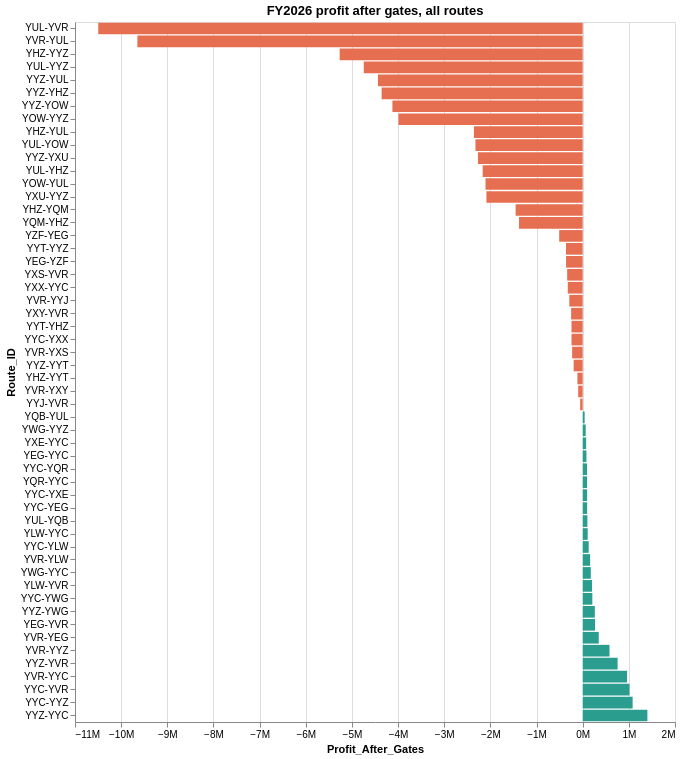

Write notebook code for a chart like this one.
### Code cell
alt.Chart(r26).mark_bar().encode(
    y=alt.Y("Route_ID:N", sort="x"), x=alt.X("Profit_After_Gates:Q", axis=alt.Axis(format="~s")),
    color=alt.condition(alt.datum.Profit_After_Gates >= 0, alt.value("#2A9D8F"), alt.value("#E76F51")),
    tooltip=["Route_ID", "Route_Type", "Flights", alt.Tooltip("Profit_After_Gates:Q", format=",.0f")]
).properties(title="FY2026 profit after gates, all routes", width=600, height=700)

### Figure 1 — Vega-Lite specification as saved in the notebook (floating-point values rounded to 4 significant figures)
{"config": {"view": {"continuousWidth": 300, "continuousHeight": 300}}, "data": {"name": "data-f064aa60cb917a984f42ff4d90ea4d02"}, "mark": {"type": "bar"}, "encoding": {"color": {"condition": {"test": "(datum.Profit_After_Gates >= 0)", "value": "#2A9D8F"}, "value": "#E76F51"}, "tooltip": [{"field": "Route_ID", "type": "nominal"}, {"field": "Route_Type", "type": "nominal"}, {"field": "Flights", "type": "quantitative"}, {"field": "Profit_After_Gates", "format": ",.0f", "type": "quantitative"}], "x": {"axis": {"format": "~s"}, "field": "Profit_After_Gates", "type": "quantitative"}, "y": {"field": "Route_ID", "sort": "x", "type": "nominal"}}, "height": 700, "title": "FY2026 profit after gates, all routes", "width": 600, "$schema": "https://vega.github.io/schema/vega-lite/v6.4.1.json", "datasets": {"data-f064aa60cb917a984f42ff4d90ea4d02": [{"Fiscal_Year": 2026, "Route_ID": "YEG-YVR", "Revenue": 4406000.0, "Flights": 212, "Flight_Costs": 3980000.0, "Gate_Costs": 157300.0, "Profit_Before_Gates": 425400.0, "Profit_After_Gates": 268000.0, "Margin_%": 6.084, "Profit_per_Flight": 1264.0, "Origin": "YEG", "Dest": "YVR", "Route_Type": "Hub-Regional"}, {"Fiscal_Year": 2026, "Route_ID": "YEG-YYC", "Revenue": 2596000.0, "Flights": 384, "Flight_Costs": 2229000.0, "Gate_Costs": 285000.0, "Profit_Before_Gates": 366400.0, "Profit_After_Gates": 81350.0, "Margin_%": 3.134, "Profit_per_Flight": 211.8, "Origin": "YEG", "Dest": "YYC", "Route_Type": "Hub-Regional"}, {"Fiscal_Year": 2026, "Route_ID": "YEG-YZF", "Revenue": 1562000.0, "Flights": 88, "Flight_Costs": 1857000.0, "Gate_Costs": 65310.0, "Profit_Before_Gates": -295100.0, "Profit_After_Gates": -360400.0, "Margin_%": -23.07, "Profit_per_Flight": -4095.0, "Origin": "YEG", "Dest": "YZF", "Route_Type": "Regional-Regional"}, {"Fiscal_Year": 2026, "Route_ID": "YHZ-YQM", "Revenue": 594400.0, "Flights": 332, "Flight_Costs": 1807000.0, "Gate_Costs": 240600.0, "Profit_Before_Gates": -1213000.0, "Profit_After_Gates": -1454000.0, "Margin_%": -244.5, "Profit_per_Flight": -4378.0, "Origin": "YHZ", "Dest": "YQM", "Route_Type": "Regional-Regional"}, {"Fiscal_Year": 2026, "Route_ID": "YHZ-YUL", "Revenue": 2009000.0, "Flights": 224, "Flight_Costs": 4203000.0, "Gate_Costs": 162300.0, "Profit_Before_Gates": -2194000.0, "Profit_After_Gates": -2356000.0, "Margin_%": -117.3, "Profit_per_Flight": -10520.0, "Origin": "YHZ", "Dest": "YUL", "Route_Type": "Hub-Regional"}, {"Fiscal_Year": 2026, "Route_ID": "YHZ-YYT", "Revenue": 1242000.0, "Flights": 72, "Flight_Costs": 1304000.0, "Gate_Costs": 52180.0, "Profit_Before_Gates": -62200.0, "Profit_After_Gates": -114400.0, "Margin_%": -9.213, "Profit_per_Flight": -1589.0, "Origin": "YHZ", "Dest": "YYT", "Route_Type": "Regional-Regional"}, {"Fiscal_Year": 2026, "Route_ID": "YHZ-YYZ", "Revenue": 4768000.0, "Flights": 372, "Flight_Costs": 9764000.0, "Gate_Costs": 269600.0, "Profit_Before_Gates": -4996000.0, "Profit_After_Gates": -5266000.0, "Margin_%": -110.4, "Profit_per_Flight": -14150.0, "Origin": "YHZ", "Dest": "YYZ", "Route_Type": "Hub-Regional"}, {"Fiscal_Year": 2026, "Route_ID": "YLW-YVR", "Revenue": 2738000.0, "Flights": 395, "Flight_Costs": 2387000.0, "Gate_Costs": 148600.0, "Profit_Before_Gates": 351200.0, "Profit_After_Gates": 202700.0, "Margin_%": 7.401, "Profit_per_Flight": 513.1, "Origin": "YLW", "Dest": "YVR", "Route_Type": "Hub-Regional"}, {"Fiscal_Year": 2026, "Route_ID": "YLW-YYC", "Revenue": 1269000.0, "Flights": 162, "Flight_Costs": 1100000.0, "Gate_Costs": 60930.0, "Profit_Before_Gates": 169400.0, "Profit_After_Gates": 108400.0, "Margin_%": 8.544, "Profit_per_Flight": 669.3, "Origin": "YLW", "Dest": "YYC", "Route_Type": "Hub-Regional"}, {"Fiscal_Year": 2026, "Route_ID": "YOW-YUL", "Revenue": 956800.0, "Flights": 544, "Flight_Costs": 2910000.0, "Gate_Costs": 152800.0, "Profit_Before_Gates": -1953000.0, "Profit_After_Gates": -2106000.0, "Margin_%": -220.1, "Profit_per_Flight": -3871.0, "Origin": "YOW", "Dest": "YUL", "Route_Type": "Hub-Regional"}, {"Fiscal_Year": 2026, "Route_ID": "YOW-YYZ", "Revenue": 3457000.0, "Flights": 1038, "Flight_Costs": 7157000.0, "Gate_Costs": 291600.0, "Profit_Before_Gates": -3701000.0, "Profit_After_Gates": -3992000.0, "Margin_%": -115.5, "Profit_per_Flight": -3846.0, "Origin": "YOW", "Dest": "YYZ", "Route_Type": "Hub-Regional"}, {"Fiscal_Year": 2026, "Route_ID": "YQB-YUL", "Revenue": 1407000.0, "Flights": 205, "Flight_Costs": 1187000.0, "Gate_Costs": 177000.0, "Profit_Before_Gates": 219900.0, "Profit_After_Gates": 42920.0, "Margin_%": 3.05, "Profit_per_Flight": 209.4, "Origin": "YQB", "Dest": "YUL", "Route_Type": "Hub-Regional"}, {"Fiscal_Year": 2026, "Route_ID": "YQM-YHZ", "Revenue": 584800.0, "Flights": 336, "Flight_Costs": 1805000.0, "Gate_Costs": 159500.0, "Profit_Before_Gates": -1220000.0, "Profit_After_Gates": -1379000.0, "Margin_%": -235.9, "Profit_per_Flight": -4105.0, "Origin": "YQM", "Dest": "YHZ", "Route_Type": "Regional-Regional"}, {"Fiscal_Year": 2026, "Route_ID": "YQR-YYC", "Revenue": 1910000.0, "Flights": 153, "Flight_Costs": 1650000.0, "Gate_Costs": 165100.0, "Profit_Before_Gates": 260200.0, "Profit_After_Gates": 95160.0, "Margin_%": 4.982, "Profit_per_Flight": 621.9, "Origin": "YQR", "Dest": "YYC", "Route_Type": "Hub-Regional"}, {"Fiscal_Year": 2026, "Route_ID": "YUL-YHZ", "Revenue": 1857000.0, "Flights": 228, "Flight_Costs": 3886000.0, "Gate_Costs": 137600.0, "Profit_Before_Gates": -2029000.0, "Profit_After_Gates": -2167000.0, "Margin_%": -116.7, "Profit_per_Flight": -9504.0, "Origin": "YUL", "Dest": "YHZ", "Route_Type": "Hub-Regional"}, {"Fiscal_Year": 2026, "Route_ID": "YUL-YOW", "Revenue": 958400.0, "Flights": 546, "Flight_Costs": 2952000.0, "Gate_Costs": 329500.0, "Profit_Before_Gates": -1994000.0, "Profit_After_Gates": -2323000.0, "Margin_%": -242.4, "Profit_per_Flight": -4255.0, "Origin": "YUL", "Dest": "YOW", "Route_Type": "Hub-Regional"}, {"Fiscal_Year": 2026, "Route_ID": "YUL-YQB", "Revenue": 1577000.0, "Flights": 233, "Flight_Costs": 1335000.0, "Gate_Costs": 140600.0, "Profit_Before_Gates": 242100.0, "Profit_After_Gates": 101500.0, "Margin_%": 6.435, "Profit_per_Flight": 435.6, "Origin": "YUL", "Dest": "YQB", "Route_Type": "Hub-Regional"}, {"Fiscal_Year": 2026, "Route_ID": "YUL-YVR", "Revenue": 9318000.0, "Flights": 306, "Flight_Costs": 19630000.0, "Gate_Costs": 184700.0, "Profit_Before_Gates": -10310000.0, "Profit_After_Gates": -10500000.0, "Margin_%": -112.6, "Profit_per_Flight": -34300.0, "Origin": "YUL", "Dest": "YVR", "Route_Type": "Hub-Hub"}, {"Fiscal_Year": 2026, "Route_ID": "YUL-YYZ", "Revenue": 4428000.0, "Flights": 628, "Flight_Costs": 8792000.0, "Gate_Costs": 379000.0, "Profit_Before_Gates": -4364000.0, "Profit_After_Gates": -4743000.0, "Margin_%": -107.1, "Profit_per_Flight": -7553.0, "Origin": "YUL", "Dest": "YYZ", "Route_Type": "Hub-Hub"}, {"Fiscal_Year": 2026, "Route_ID": "YVR-YEG", "Revenue": 4104000.0, "Flights": 208, "Flight_Costs": 3588000.0, "Gate_Costs": 168700.0, "Profit_Before_Gates": 516600.0, "Profit_After_Gates": 348000.0, "Margin_%": 8.479, "Profit_per_Flight": 1673.0, "Origin": "YVR", "Dest": "YEG", "Route_Type": "Hub-Regional"}, {"Fiscal_Year": 2026, "Route_ID": "YVR-YLW", "Revenue": 2879000.0, "Flights": 405, "Flight_Costs": 2389000.0, "Gate_Costs": 328400.0, "Profit_Before_Gates": 489300.0, "Profit_After_Gates": 160900.0, "Margin_%": 5.59, "Profit_per_Flight": 397.3, "Origin": "YVR", "Dest": "YLW", "Route_Type": "Hub-Regional"}, {"Fiscal_Year": 2026, "Route_ID": "YVR-YUL", "Revenue": 8495000.0, "Flights": 314, "Flight_Costs": 17890000.0, "Gate_Costs": 254600.0, "Profit_Before_Gates": -9394000.0, "Profit_After_Gates": -9649000.0, "Margin_%": -113.6, "Profit_per_Flight": -30730.0, "Origin": "YVR", "Dest": "YUL", "Route_Type": "Hub-Hub"}, {"Fiscal_Year": 2026, "Route_ID": "YVR-YXS", "Revenue": 1170000.0, "Flights": 150, "Flight_Costs": 1277000.0, "Gate_Costs": 121600.0, "Profit_Before_Gates": -107400.0, "Profit_After_Gates": -229100.0, "Margin_%": -19.59, "Profit_per_Flight": -1527.0, "Origin": "YVR", "Dest": "YXS", "Route_Type": "Hub-Regional"}, {"Fiscal_Year": 2026, "Route_ID": "YVR-YXY", "Revenue": 2014000.0, "Flights": 72, "Flight_Costs": 2053000.0, "Gate_Costs": 58380.0, "Profit_Before_Gates": -39410.0, "Profit_After_Gates": -97790.0, "Margin_%": -4.856, "Profit_per_Flight": -1358.0, "Origin": "YVR", "Dest": "YXY", "Route_Type": "Hub-Regional"}, {"Fiscal_Year": 2026, "Route_ID": "YVR-YYC", "Revenue": 6403000.0, "Flights": 334, "Flight_Costs": 5170000.0, "Gate_Costs": 270800.0, "Profit_Before_Gates": 1233000.0, "Profit_After_Gates": 962400.0, "Margin_%": 15.03, "Profit_per_Flight": 2881.0, "Origin": "YVR", "Dest": "YYC", "Route_Type": "Hub-Hub"}, {"Fiscal_Year": 2026, "Route_ID": "YVR-YYJ", "Revenue": 2654000.0, "Flights": 499, "Flight_Costs": 2540000.0, "Gate_Costs": 404600.0, "Profit_Before_Gates": 114400.0, "Profit_After_Gates": -290200.0, "Margin_%": -10.94, "Profit_per_Flight": -581.6, "Origin": "YVR", "Dest": "YYJ", "Route_Type": "Hub-Regional"}, {"Fiscal_Year": 2026, "Route_ID": "YVR-YYZ", "Revenue": 16900000.0, "Flights": 307, "Flight_Costs": 16070000.0, "Gate_Costs": 248900.0, "Profit_Before_Gates": 829800.0, "Profit_After_Gates": 580900.0, "Margin_%": 3.437, "Profit_per_Flight": 1892.0, "Origin": "YVR", "Dest": "YYZ", "Route_Type": "Hub-Hub"}, {"Fiscal_Year": 2026, "Route_ID": "YWG-YYC", "Revenue": 3207000.0, "Flights": 118, "Flight_Costs": 2924000.0, "Gate_Costs": 107000.0, "Profit_Before_Gates": 282600.0, "Profit_After_Gates": 175600.0, "Margin_%": 5.477, "Profit_per_Flight": 1488.0, "Origin": "YWG", "Dest": "YYC", "Route_Type": "Hub-Regional"}, {"Fiscal_Year": 2026, "Route_ID": "YWG-YYZ", "Revenue": 3521000.0, "Flights": 125, "Flight_Costs": 3342000.0, "Gate_Costs": 113400.0, "Profit_Before_Gates": 178600.0, "Profit_After_Gates": 65210.0, "Margin_%": 1.852, "Profit_per_Flight": 521.6, "Origin": "YWG", "Dest": "YYZ", "Route_Type": "Hub-Regional"}, {"Fiscal_Year": 2026, "Route_ID": "YXE-YYC", "Revenue": 1719000.0, "Flights": 165, "Flight_Costs": 1475000.0, "Gate_Costs": 169400.0, "Profit_Before_Gates": 244200.0, "Profit_After_Gates": 74840.0, "Margin_%": 4.353, "Profit_per_Flight": 453.6, "Origin": "YXE", "Dest": "YYC", "Route_Type": "Hub-Regional"}, {"Fiscal_Year": 2026, "Route_ID": "YXS-YVR", "Revenue": 1184000.0, "Flights": 159, "Flight_Costs": 1360000.0, "Gate_Costs": 160600.0, "Profit_Before_Gates": -175500.0, "Profit_After_Gates": -336100.0, "Margin_%": -28.38, "Profit_per_Flight": -2114.0, "Origin": "YXS", "Dest": "YVR", "Route_Type": "Hub-Regional"}, {"Fiscal_Year": 2026, "Route_ID": "YXU-YYZ", "Revenue": 931900.0, "Flights": 530, "Flight_Costs": 2851000.0, "Gate_Costs": 167200.0, "Profit_Before_Gates": -1919000.0, "Profit_After_Gates": -2086000.0, "Margin_%": -223.8, "Profit_per_Flight": -3936.0, "Origin": "YXU", "Dest": "YYZ", "Route_Type": "Hub-Regional"}, {"Fiscal_Year": 2026, "Route_ID": "YXX-YYC", "Revenue": 1281000.0, "Flights": 153, "Flight_Costs": 1432000.0, "Gate_Costs": 172500.0, "Profit_Before_Gates": -150700.0, "Profit_After_Gates": -323300.0, "Margin_%": -25.23, "Profit_per_Flight": -2113.0, "Origin": "YXX", "Dest": "YYC", "Route_Type": "Hub-Regional"}, {"Fiscal_Year": 2026, "Route_ID": "YXY-YVR", "Revenue": 2091000.0, "Flights": 80, "Flight_Costs": 2186000.0, "Gate_Costs": 156100.0, "Profit_Before_Gates": -94560.0, "Profit_After_Gates": -250600.0, "Margin_%": -11.98, "Profit_per_Flight": -3133.0, "Origin": "YXY", "Dest": "YVR", "Route_Type": "Hub-Regional"}, {"Fiscal_Year": 2026, "Route_ID": "YYC-YEG", "Revenue": 2627000.0, "Flights": 392, "Flight_Costs": 2269000.0, "Gate_Costs": 262000.0, "Profit_Before_Gates": 358500.0, "Profit_After_Gates": 96500.0, "Margin_%": 3.673, "Profit_per_Flight": 246.2, "Origin": "YYC", "Dest": "YEG", "Route_Type": "Hub-Regional"}, {"Fiscal_Year": 2026, "Route_ID": "YYC-YLW", "Revenue": 1463000.0, "Flights": 165, "Flight_Costs": 1222000.0, "Gate_Costs": 110300.0, "Profit_Before_Gates": 240500.0, "Profit_After_Gates": 130200.0, "Margin_%": 8.902, "Profit_per_Flight": 789.2, "Origin": "YYC", "Dest": "YLW", "Route_Type": "Hub-Regional"}, {"Fiscal_Year": 2026, "Route_ID": "YYC-YQR", "Revenue": 1678000.0, "Flights": 154, "Flight_Costs": 1482000.0, "Gate_Costs": 102900.0, "Profit_Before_Gates": 195700.0, "Profit_After_Gates": 92750.0, "Margin_%": 5.528, "Profit_per_Flight": 602.3, "Origin": "YYC", "Dest": "YQR", "Route_Type": "Hub-Regional"}, {"Fiscal_Year": 2026, "Route_ID": "YYC-YVR", "Revenue": 7141000.0, "Flights": 350, "Flight_Costs": 5892000.0, "Gate_Costs": 233900.0, "Profit_Before_Gates": 1248000.0, "Profit_After_Gates": 1014000.0, "Margin_%": 14.2, "Profit_per_Flight": 2898.0, "Origin": "YYC", "Dest": "YVR", "Route_Type": "Hub-Hub"}, {"Fiscal_Year": 2026, "Route_ID": "YYC-YWG", "Revenue": 2887000.0, "Flights": 116, "Flight_Costs": 2601000.0, "Gate_Costs": 77530.0, "Profit_Before_Gates": 286800.0, "Profit_After_Gates": 209200.0, "Margin_%": 7.247, "Profit_per_Flight": 1804.0, "Origin": "YYC", "Dest": "YWG", "Route_Type": "Hub-Regional"}, {"Fiscal_Year": 2026, "Route_ID": "YYC-YXE", "Revenue": 1549000.0, "Flights": 167, "Flight_Costs": 1342000.0, "Gate_Costs": 111600.0, "Profit_Before_Gates": 207400.0, "Profit_After_Gates": 95810.0, "Margin_%": 6.184, "Profit_per_Flight": 573.7, "Origin": "YYC", "Dest": "YXE", "Route_Type": "Hub-Regional"}, {"Fiscal_Year": 2026, "Route_ID": "YYC-YXX", "Revenue": 1300000.0, "Flights": 140, "Flight_Costs": 1449000.0, "Gate_Costs": 93570.0, "Profit_Before_Gates": -148500.0, "Profit_After_Gates": -242000.0, "Margin_%": -18.61, "Profit_per_Flight": -1729.0, "Origin": "YYC", "Dest": "YXX", "Route_Type": "Hub-Regional"}, {"Fiscal_Year": 2026, "Route_ID": "YYC-YYZ", "Revenue": 8714000.0, "Flights": 173, "Flight_Costs": 7516000.0, "Gate_Costs": 115600.0, "Profit_Before_Gates": 1198000.0, "Profit_After_Gates": 1082000.0, "Margin_%": 12.42, "Profit_per_Flight": 6255.0, "Origin": "YYC", "Dest": "YYZ", "Route_Type": "Hub-Hub"}, {"Fiscal_Year": 2026, "Route_ID": "YYJ-YVR", "Revenue": 2571000.0, "Flights": 482, "Flight_Costs": 2447000.0, "Gate_Costs": 179100.0, "Profit_Before_Gates": 123900.0, "Profit_After_Gates": -55290.0, "Margin_%": -2.151, "Profit_per_Flight": -114.7, "Origin": "YYJ", "Dest": "YVR", "Route_Type": "Hub-Regional"}, {"Fiscal_Year": 2026, "Route_ID": "YYT-YHZ", "Revenue": 1542000.0, "Flights": 84, "Flight_Costs": 1689000.0, "Gate_Costs": 95170.0, "Profit_Before_Gates": -147600.0, "Profit_After_Gates": -242800.0, "Margin_%": -15.75, "Profit_per_Flight": -2890.0, "Origin": "YYT", "Dest": "YHZ", "Route_Type": "Regional-Regional"}, {"Fiscal_Year": 2026, "Route_ID": "YYT-YYZ", "Revenue": 3093000.0, "Flights": 84, "Flight_Costs": 3360000.0, "Gate_Costs": 95170.0, "Profit_Before_Gates": -266700.0, "Profit_After_Gates": -361900.0, "Margin_%": -11.7, "Profit_per_Flight": -4308.0, "Origin": "YYT", "Dest": "YYZ", "Route_Type": "Hub-Regional"}, {"Fiscal_Year": 2026, "Route_ID": "YYZ-YHZ", "Revenue": 3977000.0, "Flights": 344, "Flight_Costs": 8130000.0, "Gate_Costs": 203800.0, "Profit_Before_Gates": -4153000.0, "Profit_After_Gates": -4356000.0, "Margin_%": -109.5, "Profit_per_Flight": -12660.0, "Origin": "YYZ", "Dest": "YHZ", "Route_Type": "Hub-Regional"}, {"Fiscal_Year": 2026, "Route_ID": "YYZ-YOW", "Revenue": 3305000.0, "Flights": 1062, "Flight_Costs": 6799000.0, "Gate_Costs": 629300.0, "Profit_Before_Gates": -3494000.0, "Profit_After_Gates": -4123000.0, "Margin_%": -124.7, "Profit_per_Flight": -3882.0, "Origin": "YYZ", "Dest": "YOW", "Route_Type": "Hub-Regional"}, {"Fiscal_Year": 2026, "Route_ID": "YYZ-YUL", "Revenue": 4190000.0, "Flights": 634, "Flight_Costs": 8250000.0, "Gate_Costs": 375700.0, "Profit_Before_Gates": -4060000.0, "Profit_After_Gates": -4436000.0, "Margin_%": -105.9, "Profit_per_Flight": -6997.0, "Origin": "YYZ", "Dest": "YUL", "Route_Type": "Hub-Hub"}, {"Fiscal_Year": 2026, "Route_ID": "YYZ-YVR", "Revenue": 18370000.0, "Flights": 296, "Flight_Costs": 17440000.0, "Gate_Costs": 175400.0, "Profit_Before_Gates": 932200.0, "Profit_After_Gates": 756800.0, "Margin_%": 4.119, "Profit_per_Flight": 2557.0, "Origin": "YYZ", "Dest": "YVR", "Route_Type": "Hub-Hub"}, {"Fiscal_Year": 2026, "Route_ID": "YYZ-YWG", "Revenue": 4027000.0, "Flights": 125, "Flight_Costs": 3690000.0, "Gate_Costs": 74070.0, "Profit_Before_Gates": 337100.0, "Profit_After_Gates": 263000.0, "Margin_%": 6.53, "Profit_per_Flight": 2104.0, "Origin": "YYZ", "Dest": "YWG", "Route_Type": "Hub-Regional"}, {"Fiscal_Year": 2026, "Route_ID": "YYZ-YXU", "Revenue": 954300.0, "Flights": 534, "Flight_Costs": 2907000.0, "Gate_Costs": 316400.0, "Profit_Before_Gates": -1953000.0, "Profit_After_Gates": -2269000.0, "Margin_%": -237.8, "Profit_per_Flight": -4249.0, "Origin": "YYZ", "Dest": "YXU", "Route_Type": "Hub-Regional"}, {"Fiscal_Year": 2026, "Route_ID": "YYZ-YYC", "Revenue": 9990000.0, "Flights": 176, "Flight_Costs": 8484000.0, "Gate_Costs": 104300.0, "Profit_Before_Gates": 1506000.0, "Profit_After_Gates": 1402000.0, "Margin_%": 14.03, "Profit_per_Flight": 7965.0, "Origin": "YYZ", "Dest": "YYC", "Route_Type": "Hub-Hub"}, {"Fiscal_Year": 2026, "Route_ID": "YYZ-YYT", "Revenue": 2964000.0, "Flights": 88, "Flight_Costs": 3107000.0, "Gate_Costs": 52150.0, "Profit_Before_Gates": -143800.0, "Profit_After_Gates": -195900.0, "Margin_%": -6.611, "Profit_per_Flight": -2226.0, "Origin": "YYZ", "Dest": "YYT", "Route_Type": "Hub-Regional"}, {"Fiscal_Year": 2026, "Route_ID": "YZF-YEG", "Revenue": 1462000.0, "Flights": 86, "Flight_Costs": 1817000.0, "Gate_Costs": 153700.0, "Profit_Before_Gates": -355300.0, "Profit_After_Gates": -509000.0, "Margin_%": -34.81, "Profit_per_Flight": -5919.0, "Origin": "YZF", "Dest": "YEG", "Route_Type": "Regional-Regional"}]}}
